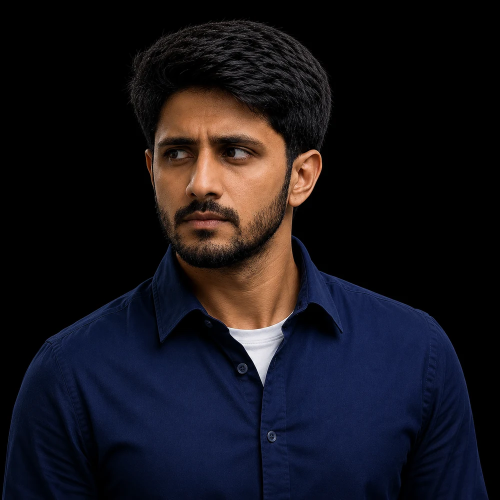
#> input picture video_pipeline/presenter_library/suspicion.webp, 1000 x 1000 px (shown at 1/2 size); its folder holds only this picture in this run
$ python -i character_loop.py   (imports and definitions only)
#> lines starting #> are read from the running program, lines starting #| are printed output that depends on the picture
"""
Ch1 STICKMAN/SILHOUETTE register compositor -- runs LIVE in the
per-episode pipeline (unlike character_rig_blender.py, which is
offline-only -- see that file's docstring for why). Loads a pre-
rendered pose asset (video_pipeline/character_assets/<POSE>/, built
once by tools/build_character_assets.py) and composites it over a real
Pixabay/Pexels photo when photo_background.py finds one, or the
procedural 20-scene fallback otherwise -- both paths already proven and
shipping for the RECREATION register. Adds the same Ken Burns pan/zoom
and per-frame film grain already used elsewhere in this pipeline. Pure
Python + ffmpeg, no live Blender invocation.
"""
import json
import random
import subprocess
from pathlib import Path

import numpy as np
from PIL import Image

from stickman_animation import _draw_scene_background
from photo_background import fetch_photo_background, photo_to_cover_canvas, grade_photo

ASSETS_ROOT = Path(__file__).parent / "character_assets"
W, H = 1280, 720
FPS = 24

_ASSET_CACHE = {}


# [23 lines left out: functions _load_pose_asset, _apply_grain, not called in this run]


def _silhouette_recolor(img, color=(8, 8, 10)):
    """SILHOUETTE register -- recolors the pre-rendered (colored) pose
    asset to a solid near-black cutout at composite time, keeping the
    original alpha (anti-aliased edges) so the SAME asset serves both
    STICKMAN and SILHOUETTE without a separate Blender render."""
    r, g, b, a = img.split()
    solid = Image.new("RGB", img.size, color)
    sr, sg, sb = solid.split()
    return Image.merge("RGBA", (sr, sg, sb, a))


# [90 lines left out: function generate_character_segment, not called in this run]

>>> import cv2
>>> picture = cv2.imread('presenter_library/suspicion.webp', cv2.IMREAD_GRAYSCALE)
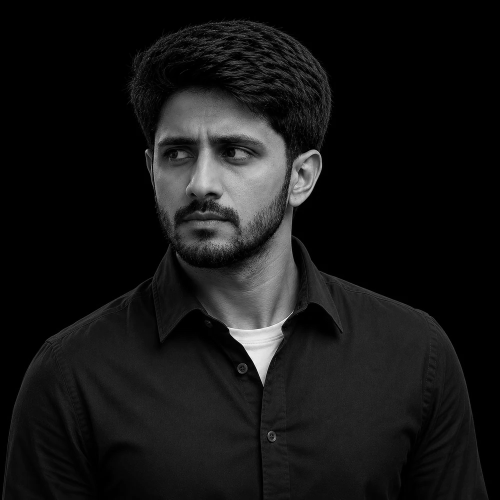
#> picture: shape (1000, 1000) (shown at 1/2 size); min 0, max 255, mean 21.3
>>> result = _silhouette_recolor(picture)
#> (the run stopped early here; a loop or call above may not have finished)

$ run again, on video_pipeline/presenter_library/alert.webp
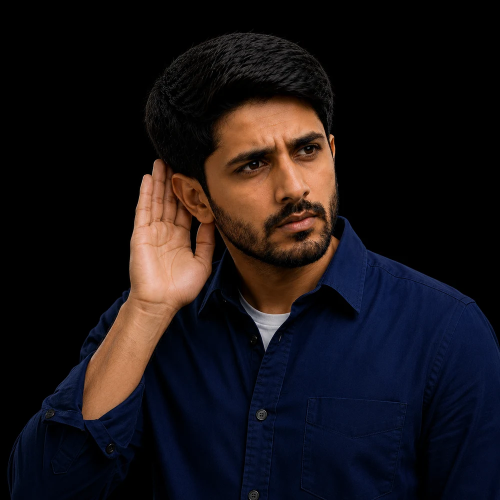
#> input picture video_pipeline/presenter_library/alert.webp, 1000 x 1000 px (shown at 1/2 size)
#> `picture = cv2.imread('presenter_library/suspicion.webp', cv2.IMREAD_GR..`:
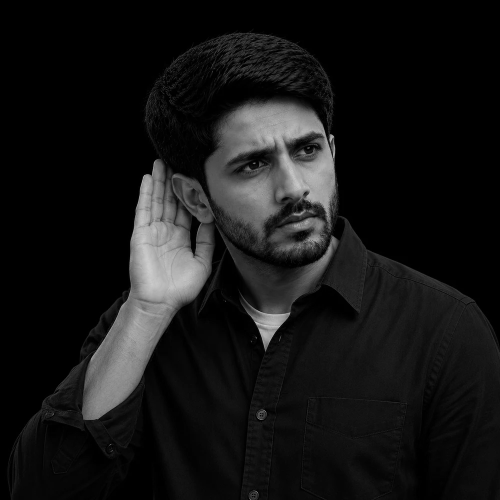
#> picture: shape (1000, 1000) (shown at 1/2 size); min 0, max 219, mean 21.5

$ run again, on video_pipeline/presenter_library/authority.webp
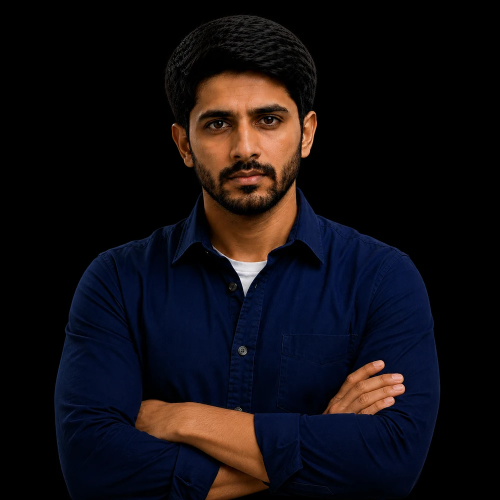
#> input picture video_pipeline/presenter_library/authority.webp, 1000 x 1000 px (shown at 1/2 size)
#> `picture = cv2.imread('presenter_library/suspicion.webp', cv2.IMREAD_GR..`:
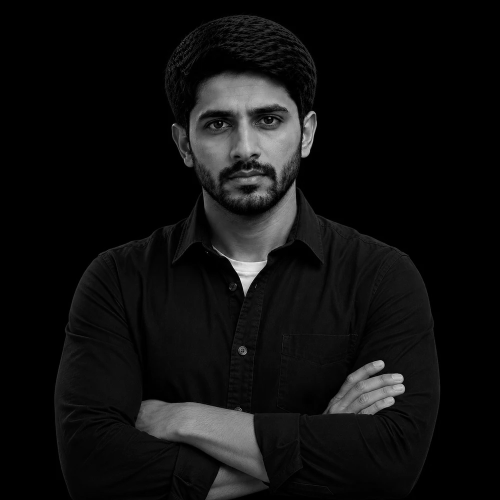
#> picture: shape (1000, 1000) (shown at 1/2 size); min 0, max 251, mean 15.8
